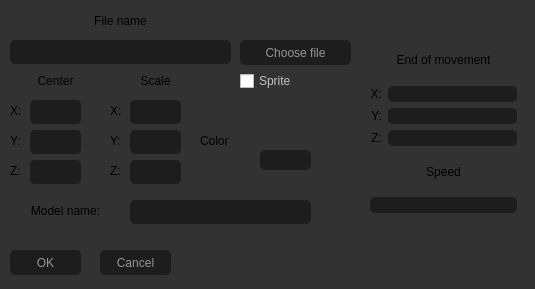
<?xml version="1.0" encoding="UTF-8"?>
<ui version="4.0">
 <class>AddModelWindow</class>
 <widget class="QDialog" name="AddModelWindow">
  <property name="geometry">
   <rect>
    <x>0</x>
    <y>0</y>
    <width>535</width>
    <height>289</height>
   </rect>
  </property>
  <property name="windowTitle">
   <string>Dialog</string>
  </property>
  <property name="styleSheet">
   <string notr="true">QDialog {
	background: rgba(50, 50, 50, 255);
}</string>
  </property>
  <widget class="QLabel" name="label_0">
   <property name="geometry">
    <rect>
     <x>10</x>
     <y>10</y>
     <width>221</width>
     <height>21</height>
    </rect>
   </property>
   <property name="styleSheet">
    <string notr="true">Qlabel{
    color: rgba(200, 200, 200, 180);
}</string>
   </property>
   <property name="text">
    <string>File name</string>
   </property>
   <property name="alignment">
    <set>Qt::AlignCenter</set>
   </property>
  </widget>
  <widget class="QLineEdit" name="le_file">
   <property name="geometry">
    <rect>
     <x>10</x>
     <y>40</y>
     <width>221</width>
     <height>24</height>
    </rect>
   </property>
   <property name="styleSheet">
    <string notr="true">QLineEdit {
    background: rgba(20, 20, 20, 180);
	color: rgba(200, 200, 200, 255);
	border-style: inset;
    border-radius: 5px;
}</string>
   </property>
  </widget>
  <widget class="QPushButton" name="pushButton_file">
   <property name="geometry">
    <rect>
     <x>240</x>
     <y>40</y>
     <width>111</width>
     <height>25</height>
    </rect>
   </property>
   <property name="styleSheet">
    <string notr="true">QPushButton {
    color: rgba(200, 200, 200, 180);
    border-radius: 5px;
    background: rgba(20, 20, 20, 180);
    }

QPushButton:hover {
    background: rgba(10, 10, 10, 180);
    }

QPushButton:pressed {
    border-style: inset;
    background: rgba(0, 0, 0, 180);
    }</string>
   </property>
   <property name="text">
    <string>Choose file</string>
   </property>
  </widget>
  <widget class="QLineEdit" name="le_moveX">
   <property name="geometry">
    <rect>
     <x>30</x>
     <y>100</y>
     <width>51</width>
     <height>24</height>
    </rect>
   </property>
   <property name="styleSheet">
    <string notr="true">QLineEdit {
    background: rgba(20, 20, 20, 180);
	color: rgba(200, 200, 200, 255);
	border-style: inset;
    border-radius: 5px;
}</string>
   </property>
  </widget>
  <widget class="QLabel" name="label_1">
   <property name="geometry">
    <rect>
     <x>10</x>
     <y>70</y>
     <width>91</width>
     <height>21</height>
    </rect>
   </property>
   <property name="styleSheet">
    <string notr="true">Qlabel{
    color: rgba(200, 200, 200, 180);
}</string>
   </property>
   <property name="text">
    <string>Center</string>
   </property>
   <property name="alignment">
    <set>Qt::AlignCenter</set>
   </property>
  </widget>
  <widget class="QLabel" name="label_2">
   <property name="geometry">
    <rect>
     <x>10</x>
     <y>100</y>
     <width>21</width>
     <height>21</height>
    </rect>
   </property>
   <property name="styleSheet">
    <string notr="true">Qlabel{
    color: rgba(200, 200, 200, 180);
}</string>
   </property>
   <property name="text">
    <string>X:</string>
   </property>
  </widget>
  <widget class="QLabel" name="label_3">
   <property name="geometry">
    <rect>
     <x>10</x>
     <y>130</y>
     <width>21</width>
     <height>21</height>
    </rect>
   </property>
   <property name="styleSheet">
    <string notr="true">Qlabel{
    color: rgba(200, 200, 200, 180);
}</string>
   </property>
   <property name="text">
    <string>Y:</string>
   </property>
  </widget>
  <widget class="QLineEdit" name="le_moveY">
   <property name="geometry">
    <rect>
     <x>30</x>
     <y>130</y>
     <width>51</width>
     <height>24</height>
    </rect>
   </property>
   <property name="styleSheet">
    <string notr="true">QLineEdit {
    background: rgba(20, 20, 20, 180);
	color: rgba(200, 200, 200, 255);
	border-style: inset;
    border-radius: 5px;
}</string>
   </property>
  </widget>
  <widget class="QLabel" name="label_4">
   <property name="geometry">
    <rect>
     <x>10</x>
     <y>160</y>
     <width>21</width>
     <height>21</height>
    </rect>
   </property>
   <property name="styleSheet">
    <string notr="true">Qlabel{
    color: rgba(200, 200, 200, 180);
}</string>
   </property>
   <property name="text">
    <string>Z:</string>
   </property>
  </widget>
  <widget class="QLineEdit" name="le_moveZ">
   <property name="geometry">
    <rect>
     <x>30</x>
     <y>160</y>
     <width>51</width>
     <height>24</height>
    </rect>
   </property>
   <property name="styleSheet">
    <string notr="true">QLineEdit {
    background: rgba(20, 20, 20, 180);
	color: rgba(200, 200, 200, 255);
	border-style: inset;
    border-radius: 5px;
}</string>
   </property>
  </widget>
  <widget class="QLabel" name="label_5">
   <property name="geometry">
    <rect>
     <x>100</x>
     <y>70</y>
     <width>111</width>
     <height>21</height>
    </rect>
   </property>
   <property name="styleSheet">
    <string notr="true">Qlabel{
    color: rgba(200, 200, 200, 180);
}</string>
   </property>
   <property name="text">
    <string>Scale</string>
   </property>
   <property name="alignment">
    <set>Qt::AlignCenter</set>
   </property>
  </widget>
  <widget class="QLabel" name="label_6">
   <property name="geometry">
    <rect>
     <x>110</x>
     <y>100</y>
     <width>21</width>
     <height>21</height>
    </rect>
   </property>
   <property name="styleSheet">
    <string notr="true">Qlabel{
    color: rgba(200, 200, 200, 180);
}</string>
   </property>
   <property name="text">
    <string>X:</string>
   </property>
  </widget>
  <widget class="QLineEdit" name="le_scaleX">
   <property name="geometry">
    <rect>
     <x>130</x>
     <y>100</y>
     <width>51</width>
     <height>24</height>
    </rect>
   </property>
   <property name="styleSheet">
    <string notr="true">QLineEdit {
    background: rgba(20, 20, 20, 180);
	color: rgba(200, 200, 200, 255);
	border-style: inset;
    border-radius: 5px;
}</string>
   </property>
  </widget>
  <widget class="QLabel" name="label_8">
   <property name="geometry">
    <rect>
     <x>110</x>
     <y>160</y>
     <width>21</width>
     <height>21</height>
    </rect>
   </property>
   <property name="styleSheet">
    <string notr="true">Qlabel{
    color: rgba(200, 200, 200, 180);
}</string>
   </property>
   <property name="text">
    <string>Z:</string>
   </property>
  </widget>
  <widget class="QLabel" name="label_7">
   <property name="geometry">
    <rect>
     <x>110</x>
     <y>130</y>
     <width>21</width>
     <height>21</height>
    </rect>
   </property>
   <property name="styleSheet">
    <string notr="true">Qlabel{
    color: rgba(200, 200, 200, 180);
}</string>
   </property>
   <property name="text">
    <string>Y:</string>
   </property>
  </widget>
  <widget class="QLineEdit" name="le_scaleZ">
   <property name="geometry">
    <rect>
     <x>130</x>
     <y>160</y>
     <width>51</width>
     <height>24</height>
    </rect>
   </property>
   <property name="styleSheet">
    <string notr="true">QLineEdit {
    background: rgba(20, 20, 20, 180);
	color: rgba(200, 200, 200, 255);
	border-style: inset;
    border-radius: 5px;
}</string>
   </property>
  </widget>
  <widget class="QLineEdit" name="le_scaleY">
   <property name="geometry">
    <rect>
     <x>130</x>
     <y>130</y>
     <width>51</width>
     <height>24</height>
    </rect>
   </property>
   <property name="styleSheet">
    <string notr="true">QLineEdit {
    background: rgba(20, 20, 20, 180);
	color: rgba(200, 200, 200, 255);
	border-style: inset;
    border-radius: 5px;
}</string>
   </property>
  </widget>
  <widget class="QLabel" name="label_9">
   <property name="geometry">
    <rect>
     <x>200</x>
     <y>130</y>
     <width>51</width>
     <height>21</height>
    </rect>
   </property>
   <property name="text">
    <string>Color</string>
   </property>
  </widget>
  <widget class="QPushButton" name="pushButton_ok">
   <property name="geometry">
    <rect>
     <x>10</x>
     <y>250</y>
     <width>71</width>
     <height>25</height>
    </rect>
   </property>
   <property name="styleSheet">
    <string notr="true">QPushButton {
    color: rgba(200, 200, 200, 180);
    border-radius: 5px;
    background: rgba(20, 20, 20, 180);
    }

QPushButton:hover {
    background: rgba(10, 10, 10, 180);
    }

QPushButton:pressed {
    border-style: inset;
    background: rgba(0, 0, 0, 180);
    }</string>
   </property>
   <property name="text">
    <string>OK</string>
   </property>
  </widget>
  <widget class="QPushButton" name="pushButton_cancel">
   <property name="geometry">
    <rect>
     <x>100</x>
     <y>250</y>
     <width>71</width>
     <height>25</height>
    </rect>
   </property>
   <property name="styleSheet">
    <string notr="true">QPushButton {
    color: rgba(200, 200, 200, 180);
    border-radius: 5px;
    background: rgba(20, 20, 20, 180);
    }

QPushButton:hover {
    background: rgba(10, 10, 10, 180);
    }

QPushButton:pressed {
    border-style: inset;
    background: rgba(0, 0, 0, 180);
    }</string>
   </property>
   <property name="text">
    <string>Cancel</string>
   </property>
  </widget>
  <widget class="QPushButton" name="pushButton_color">
   <property name="geometry">
    <rect>
     <x>260</x>
     <y>150</y>
     <width>51</width>
     <height>20</height>
    </rect>
   </property>
   <property name="styleSheet">
    <string notr="true">QPushButton {
    color: rgba(200, 200, 200, 180);
    border-radius: 5px;
    background: rgba(20, 20, 20, 180);
    }

QPushButton:hover {
    background: rgba(10, 10, 10, 180);
    }

QPushButton:pressed {
    border-style: inset;
    background: rgba(0, 0, 0, 180);
    }</string>
   </property>
   <property name="text">
    <string/>
   </property>
  </widget>
  <widget class="QLabel" name="label">
   <property name="geometry">
    <rect>
     <x>260</x>
     <y>120</y>
     <width>51</width>
     <height>20</height>
    </rect>
   </property>
   <property name="text">
    <string/>
   </property>
  </widget>
  <widget class="QCheckBox" name="checkBox_isSprite">
   <property name="geometry">
    <rect>
     <x>240</x>
     <y>70</y>
     <width>81</width>
     <height>22</height>
    </rect>
   </property>
   <property name="styleSheet">
    <string notr="true">QCheckBox::indicator + QCheckBox::unchecked {
	background-color: rgba(40, 40, 40, 255);
}

QCheckBox::indicator + QCheckBox::checked {
	background-color: rgba(20, 20, 20, 255);
}

QCheckBox{
	color: rgba(255, 255, 255, 180);
}</string>
   </property>
   <property name="text">
    <string>Sprite</string>
   </property>
  </widget>
  <widget class="QWidget" name="verticalLayoutWidget">
   <property name="geometry">
    <rect>
     <x>370</x>
     <y>40</y>
     <width>147</width>
     <height>173</height>
    </rect>
   </property>
   <layout class="QVBoxLayout" name="verticalLayout">
    <item>
     <widget class="QLabel" name="label_en">
      <property name="text">
       <string>End of movement</string>
      </property>
      <property name="alignment">
       <set>Qt::AlignCenter</set>
      </property>
     </widget>
    </item>
    <item>
     <layout class="QGridLayout" name="gridLayout_2">
      <item row="0" column="1">
       <widget class="QLineEdit" name="le_en_x">
        <property name="styleSheet">
         <string notr="true">QLineEdit {
    background: rgba(20, 20, 20, 180);
	color: rgba(200, 200, 200, 255);
	border-style: inset;
    border-radius: 5px;
}</string>
        </property>
       </widget>
      </item>
      <item row="0" column="0">
       <widget class="QLabel" name="label_en_x">
        <property name="text">
         <string>X:</string>
        </property>
        <property name="alignment">
         <set>Qt::AlignRight|Qt::AlignTrailing|Qt::AlignVCenter</set>
        </property>
       </widget>
      </item>
      <item row="1" column="1">
       <widget class="QLineEdit" name="le_en_y">
        <property name="styleSheet">
         <string notr="true">QLineEdit {
    background: rgba(20, 20, 20, 180);
	color: rgba(200, 200, 200, 255);
	border-style: inset;
    border-radius: 5px;
}</string>
        </property>
       </widget>
      </item>
      <item row="2" column="1">
       <widget class="QLineEdit" name="le_en_z">
        <property name="styleSheet">
         <string notr="true">QLineEdit {
    background: rgba(20, 20, 20, 180);
	color: rgba(200, 200, 200, 255);
	border-style: inset;
    border-radius: 5px;
}</string>
        </property>
       </widget>
      </item>
      <item row="1" column="0">
       <widget class="QLabel" name="label_en_y">
        <property name="text">
         <string>Y:</string>
        </property>
        <property name="alignment">
         <set>Qt::AlignRight|Qt::AlignTrailing|Qt::AlignVCenter</set>
        </property>
       </widget>
      </item>
      <item row="2" column="0">
       <widget class="QLabel" name="label_en_z">
        <property name="text">
         <string>Z:</string>
        </property>
        <property name="alignment">
         <set>Qt::AlignRight|Qt::AlignTrailing|Qt::AlignVCenter</set>
        </property>
       </widget>
      </item>
     </layout>
    </item>
    <item>
     <widget class="QLabel" name="label_sp">
      <property name="text">
       <string>Speed</string>
      </property>
      <property name="alignment">
       <set>Qt::AlignCenter</set>
      </property>
     </widget>
    </item>
    <item>
     <widget class="QLineEdit" name="le_speed">
      <property name="styleSheet">
       <string notr="true">QLineEdit {
    background: rgba(20, 20, 20, 180);
	color: rgba(200, 200, 200, 255);
	border-style: inset;
    border-radius: 5px;
}</string>
      </property>
     </widget>
    </item>
   </layout>
  </widget>
  <widget class="QLineEdit" name="le_name">
   <property name="geometry">
    <rect>
     <x>130</x>
     <y>200</y>
     <width>181</width>
     <height>24</height>
    </rect>
   </property>
   <property name="styleSheet">
    <string notr="true">QLineEdit {
    background: rgba(20, 20, 20, 180);
	color: rgba(200, 200, 200, 255);
	border-style: inset;
    border-radius: 5px;
}</string>
   </property>
  </widget>
  <widget class="QLabel" name="label_10">
   <property name="geometry">
    <rect>
     <x>10</x>
     <y>200</y>
     <width>111</width>
     <height>21</height>
    </rect>
   </property>
   <property name="styleSheet">
    <string notr="true">Qlabel{
    color: rgba(200, 200, 200, 180);
}</string>
   </property>
   <property name="text">
    <string>Model name:</string>
   </property>
   <property name="alignment">
    <set>Qt::AlignCenter</set>
   </property>
  </widget>
  <zorder>le_scaleY</zorder>
  <zorder>label_0</zorder>
  <zorder>le_file</zorder>
  <zorder>pushButton_file</zorder>
  <zorder>le_moveX</zorder>
  <zorder>label_1</zorder>
  <zorder>label_2</zorder>
  <zorder>label_3</zorder>
  <zorder>le_moveY</zorder>
  <zorder>label_4</zorder>
  <zorder>le_moveZ</zorder>
  <zorder>label_5</zorder>
  <zorder>label_6</zorder>
  <zorder>le_scaleX</zorder>
  <zorder>label_8</zorder>
  <zorder>label_7</zorder>
  <zorder>le_scaleZ</zorder>
  <zorder>label_9</zorder>
  <zorder>pushButton_ok</zorder>
  <zorder>pushButton_cancel</zorder>
  <zorder>pushButton_color</zorder>
  <zorder>label</zorder>
  <zorder>checkBox_isSprite</zorder>
  <zorder>verticalLayoutWidget</zorder>
  <zorder>le_name</zorder>
  <zorder>label_10</zorder>
 </widget>
 <resources/>
 <connections/>
</ui>
